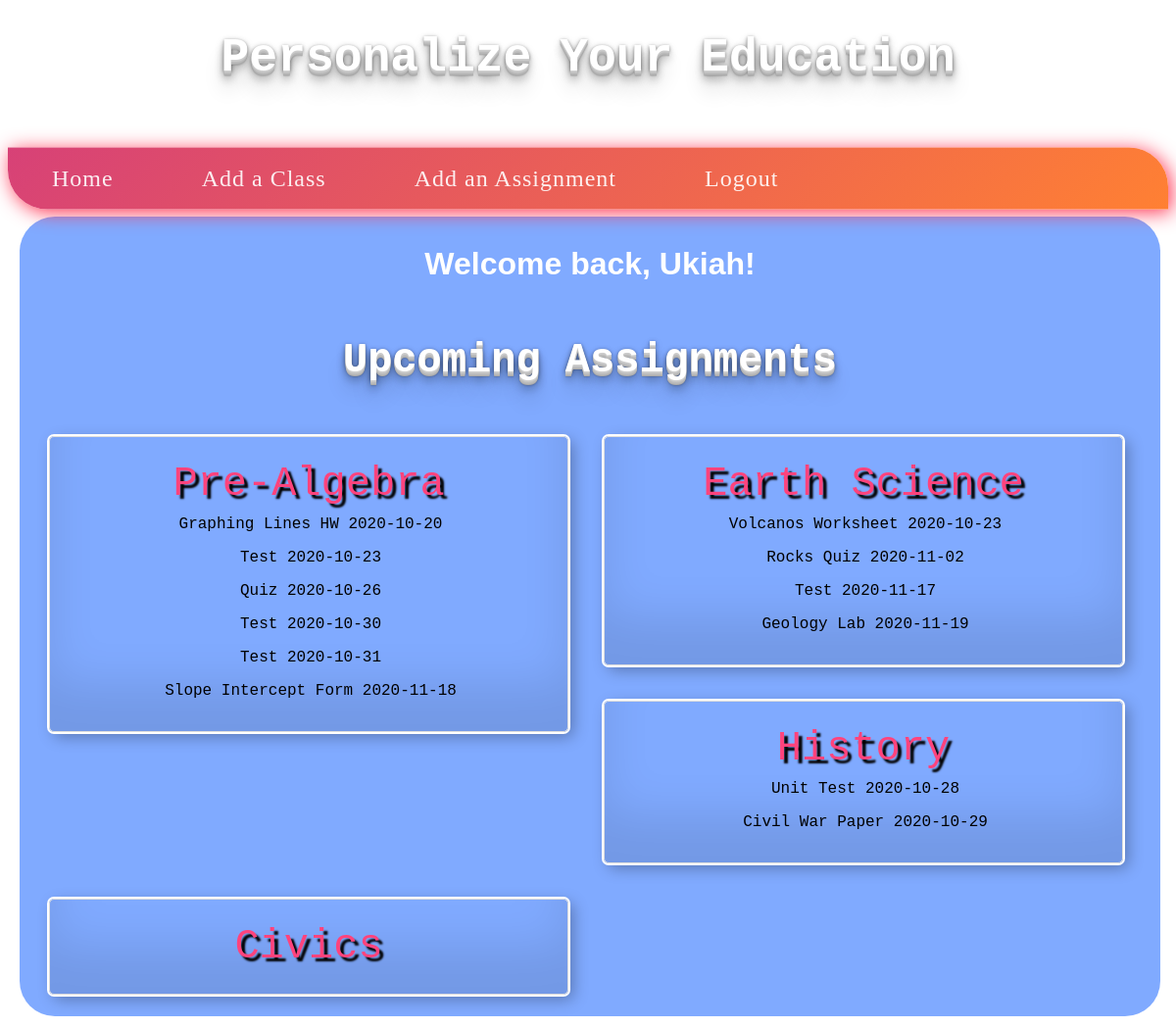
Screenshot of / (signed in) with the database file from the repository.
### app.py (models this page shows, shortened)
class User(db.Model):
    __tablename__ = "user"
    id = db.Column(db.Integer, primary_key=True)
    username = db.Column(db.String(80), unique=True, nullable=False)
    password = db.Column(db.String(120), unique=False, nullable=False)

class Class(db.Model):
    id = db.Column(db.Integer, primary_key=True)
    name = db.Column(db.String(100), unique=False, nullable=False)
    user_id = db.Column(db.Integer, db.ForeignKey("user.id"))

class Item(db.Model):
    id = db.Column(db.Integer, primary_key=True)
    name = db.Column(db.String(100), unique=False, nullable=False)
    class_id = db.Column(db.Integer, db.ForeignKey("class.id"))
    date = db.Column(db.String(8), unique=False, nullable=True)

### app.py (the view)
@app.route("/")
def home():
    if "logged_in" not in session or session["logged_in"] == False:
        session["username"] = None
        return render_template("login.html")
    else:
        return render_template("home.html",username=session["username"],dict=getItemsClassDict())

### app.py (called while the page is built)
def getItemsByClass(course):
    format_str = "%Y-%m-%d"  # The format
    items = []
    dates = []
    classitems = db.session.query(Item).filter_by(class_id=course.id).all()
    for classitem in classitems:
        date = datetime.datetime.strptime(classitem.date, format_str)
        dates.append(date)
    dates.sort()
    for date in dates:
        item = (
            db.session.query(Item).filter_by(class_id=course.id).filter_by(date=date.strftime(format_str)).first()
        )
        items.append(item)
    return items

def getClasses():
    user_id = db.session.query(User).filter_by(username=session["username"]).first().id
    classes = db.session.query(Class).filter(Class.user_id == user_id).all()
    return classes

def getItemsClassDict():
    classes = getClasses()
    dictionary = {}
    for course in classes:
        items = getItemsByClass(course)
        dictionary.update({course: items})
    return dictionary

### templates/home.html (shortened to what this page needs)
{% extends "base.html" %}
{% block styles %}<link rel="stylesheet" href="/static/css/homeStyles.css" type="text/css">{% endblock %}
{% block body %}
<div id="boxRCorner">
    <div class="sortContainer">
        <h1 class="welcome">Welcome back, {{ username }}!</h1>
        <section class="assignmentSection">
            <h2 class="assignmentsTitle">Upcoming Assignments</h2>
        <dl class="myClasses">
            {% for class, assignment in dict.items() %}
            <div class="sortedAssignments">
                <dt class="className">{{ class.name }}</dt>
                {%- for task in assignment %}
                    <dd class="tasks">{{ task.name -}}<h> </h> {{ task.date }}</dd>
                {%  endfor -%}
            </div>
        </dl>
        {% endfor %}
        </section>
    </div>
</div>
{% endblock %}

### static/css/baseStyles.css (style rules this page uses)
body { background-color: #e4e0e0; font-family: 'Montserrat', sans-serif; }

### static/css/homeStyles.css (style rules this page uses)
body { background: #ffffff; }
#boxRCorner { border-radius: 3vw; background: #80aaff; padding: 1vh 1vw 1vh 1vw; width: 95vw; height: 100vh; margin: 1vw; }
.sortContainer { display: grid; grid-template-areas: "title title" "assignments assignments"; }
.welcome { grid-area: title; text-align: center; color: #ffffff; }
.assignmentsTitle { grid-area: assignments; font-size: 3.5vw; font-family: monospace, 'Courier New', Courier; text-align: center; color: #ffffff; text-shadow: 0 1px 0 #ccc, 0 2px 0 #c9c9c9, 0 3px 0 #bbb, 0 4px 0 #b9b9b9, 0 5px 0 #aaa, 0 6px 1px rgba(0,0,0,.1), 0 0 5px rgba(0,0,0,.1), 0 1px 3px rgba(0,0,0,.3), 0 3px 5px rgba(0,0,0,.2), 0 5px 10px rgba(0,0,0,.25), 0 10px 10px rgba(0,0,0,.2), 0 20px 20px rgba(0,0,0,.15); }
.tasks { margin-right: 3vw; padding: 1vh; }
.className { font-size: 3.5vw; color: #ff437c; font-weight: 200%; font-family: 'Courier New', Courier, monospace; text-shadow: 4px 4px 2px rgba(0, 0, 0, 1); }
.myClasses { grid-area: assignments; font-family: 'Courier New', Courier, monospace; }
.sortedAssignments { text-align: center; border-radius: 5px; border: 1px solid #dddddd; padding: 2vw; margin: 1.5vw; width: 40vw; float:left; box-shadow: inset 0 -3em 3em rgba(0,0,0,0.1), 0 0 0 2px rgb(255,255,255), 0.3em 0.3em 1em rgba(0,0,0,0.3); font-family: 'Courier New', Courier, monospace; }
.assignmentSection { grid-area: assignments; }

### rows the page displays
User: username "Ukiah"
Class: name "Pre-Algebra"
Item: name "Graphing Lines HW", date "2020-10-20"
Item: name "Test", date "2020-10-23"
Item: name "Quiz", date "2020-10-26"
Item: name "Test", date "2020-10-30"
Item: name "Test", date "2020-10-31"
Item: name "Slope Intercept Form", date "2020-11-18"
Class: name "Earth Science"
Item: name "Volcanos Worksheet", date "2020-10-23"
Item: name "Rocks Quiz", date "2020-11-02"
Item: name "Test", date "2020-11-17"
Item: name "Geology Lab", date "2020-11-19"
Class: name "History"
Item: name "Unit Test", date "2020-10-28"
Item: name "Civil War Paper", date "2020-10-29"
Class: name "Civics"
